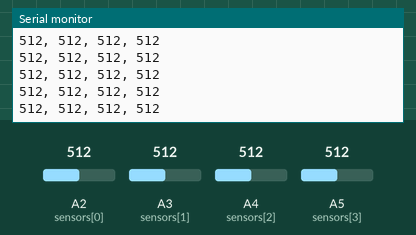
Simulated run of this sketch. Board: Arduino Uno, built with avr-gcc and run on an emulated ATmega328P. Shown: the last lines printed to the serial monitor. Inputs (shaded band) come from the test bench; at power-on: A2 (sensors[0]) = 512, A3 (sensors[1]) = 512, A4 (sensors[2]) = 512, A5 (sensors[3]) = 512.

Above: at 1.2 s.
1.3 s: A2 (sensors[0]) set to 716
At 1.56 s:
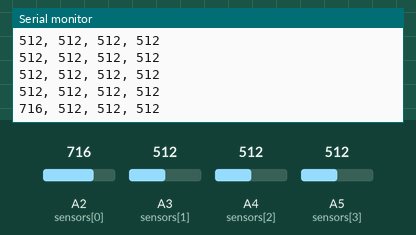
2.8 s: A3 (sensors[1]) set to 716
At 2.97 s:
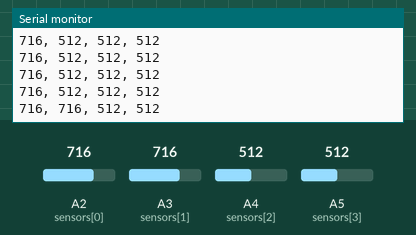
4.3 s: A4 (sensors[2]) set to 716
At 4.38 s:
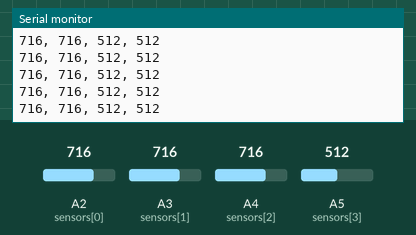
5.8 s: A5 (sensors[3]) set to 716
At 5.99 s:
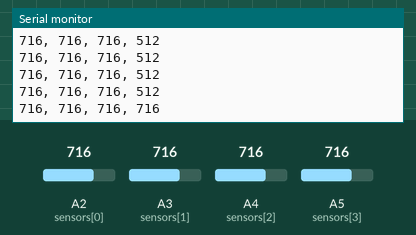
7.3 s: A2 (sensors[0]) set to 992
At 7.4 s:
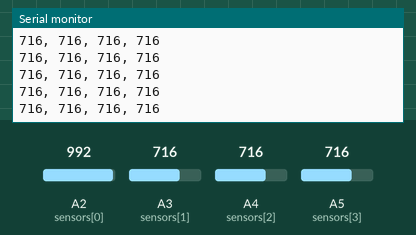
8.8 s: A3 (sensors[1]) set to 992
At 8.8 s:
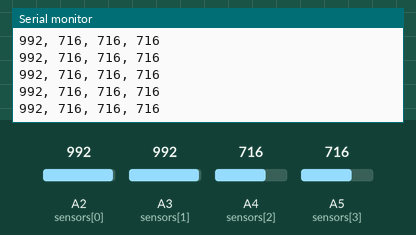
Timing chart, 0 to 11.3 s (numbered marks = the images above; inputs shaded):
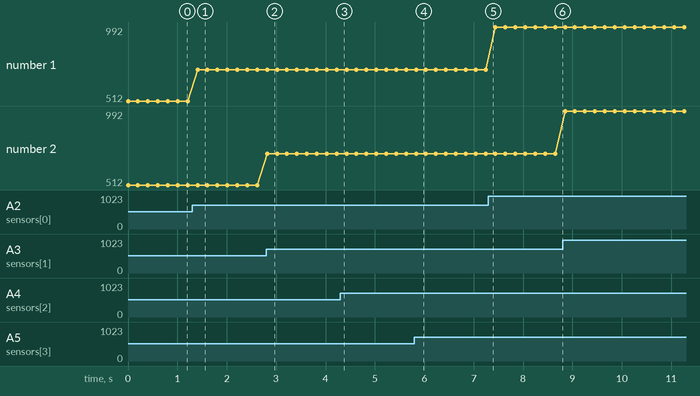

The sketch:

ir_test.ino
```cpp
/* ReadSharpIR.pde
*  simple sketch to read values from a IR Distance Sensor
*/
#define N_SENSORS 4

int value;
int sensors[] = {A2, A3, A4, A5};
int i;

void setup()
{
    Serial.begin(9600);            // setup serial port to laptop to print values
}

void loop()
{
  for(i=0; i<N_SENSORS; i++) {
    value = analogRead(sensors[i]);
    Serial.print(value);
    if(i != N_SENSORS - 1) {
      Serial.print(", ");
    } else {
      Serial.println();
    }
  }
    delay(200);                                               // short delay
}
```

Measured:
- after the input at 1.3 s, the serial monitor: prints a new line after 0.11 s (image 1)
- after the input at 2.8 s, the serial monitor: prints a new line at once (image 2)
- after the input at 5.8 s, the serial monitor: prints a new line at once (image 4)
- plotted number 1: 512 → 716 after the input at 1.3 s, 716 → 992 after the input at 7.3 s
